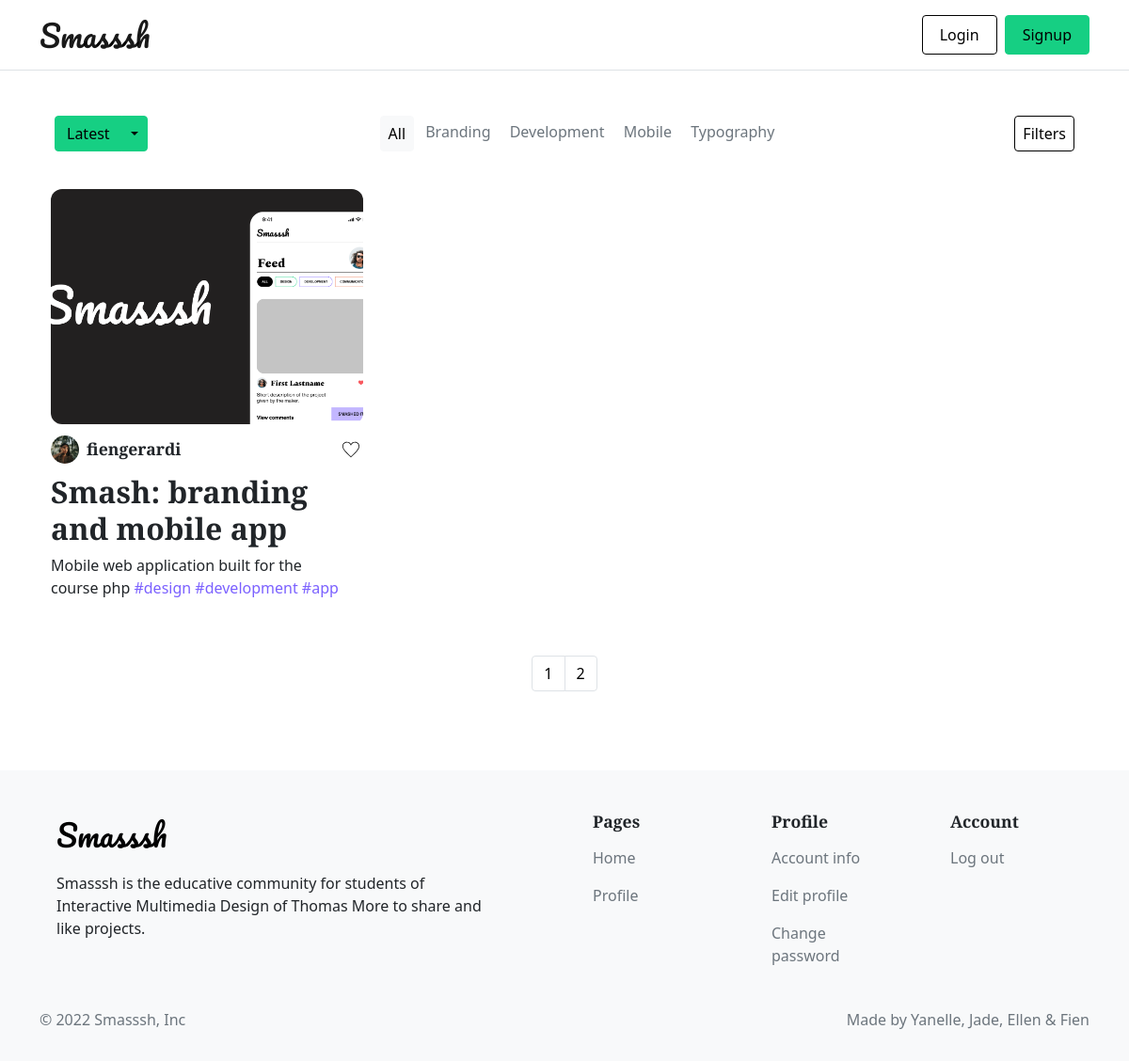
The app's page /index.php?page=2 with its own data.
### tables this page shows
CREATE TABLE `posts` (
  `id` int(11) unsigned NOT NULL AUTO_INCREMENT,
  `title` varchar(300) DEFAULT NULL,
  `date` datetime DEFAULT NULL,
  `image` varchar(300) DEFAULT NULL,
  `description` varchar(300) DEFAULT NULL,
  `user_id` int(11) DEFAULT NULL,
  `isShowcase` tinyint(1) DEFAULT NULL,
  PRIMARY KEY (`id`)
);

CREATE TABLE `users` (
  `id` int(11) unsigned NOT NULL AUTO_INCREMENT,
  `email` varchar(300) DEFAULT NULL,
  `username` varchar(300) DEFAULT NULL,
  `password` varchar(300) DEFAULT NULL,
  `is_admin` tinyint(1) DEFAULT NULL,
  `profile_pic` varchar(300) DEFAULT 'default.png',
  `bio` varchar(300) DEFAULT 'New member of the smash community',
  `education` varchar(300) DEFAULT NULL,
  `second_email` varchar(300) DEFAULT NULL,
  `social_linkedin` varchar(300) DEFAULT NULL,
  `social_github` varchar(300) DEFAULT NULL,
  `social_instagram` varchar(300) DEFAULT NULL,
  PRIMARY KEY (`id`)
);

CREATE TABLE `tags` (
  `id` int(11) NOT NULL AUTO_INCREMENT,
  `tag` varchar(50) DEFAULT NULL,
  `post_id` int(11) DEFAULT NULL,
  PRIMARY KEY (`id`)
);

### classes/Post.php (called while the page is built, shortened)
<?php
class Post
{
    public static function getPosts($sorting, $start, $limit)
    {
        $conn = Db::getInstance();
        $statement = $conn->prepare("SELECT * from posts INNER JOIN users ON posts.user_id = users.id ORDER BY `date` $sorting LIMIT $start, $limit");
        $statement->execute();
        $result = $statement->fetchAll();
        return $result;
    }
    public static function getTagsFromPost($postId)
    {
        $conn = Db::getInstance();
        $statement = $conn->prepare("SELECT * FROM tags WHERE post_id = :postId");
        $statement->bindValue(':postId', $postId);
        $statement->execute();
        $result = $statement->fetchAll();
        return $result;
    }
}

### index.php (the view, shortened to what this page needs)
<?php
    $limit = 15;
    $page = isset($_GET['page']) ? $_GET['page'] : 1;
    $start = ($page -1) * $limit;
    $sorting = 'DESC';
    $posts = Post::getPosts($sorting, $start, $limit);
    $conn = Db::getInstance();
    $result = $conn->query("select count(id) AS id from posts");
    $postCount= $result->fetchAll();
    $total= $postCount[0]['id'];
    $pages= ceil($total / $limit);
?><!DOCTYPE html>
<html lang="en">
<head>
    <?php include_once('style.php'); ?>
</head>
<body>
    <?php require_once("header.php"); ?>
    <div class="container mt-5 mb-5">
        <div class="d-flex justify-content-between align-items-center m-3">
            <div class="btn-group">
                <button type="button" class="btn btn-primary sort-title">
                    <?php if (!empty($_POST['ASC'])): ?>
                        <?php echo "Oldest"; ?>
                    <?php elseif (!empty($_POST['DESC'])): ?>
                        <?php echo "Latest"; ?>
                    <?php elseif (!empty($_POST['following'])): ?>
                        <?php echo "Following"; ?>
                    <?php else: ?>
                        <?php echo "Latest"; ?>
                    <?php endif; ?>
                </button>
                <button type="button" class="btn btn-primary dropdown-toggle dropdown-toggle-split" data-bs-toggle="dropdown" aria-expanded="false">
                </button>
            </div>
            <div class="filter-tags">
                <a href="#" class="px-2 btn btn-light">All</a>
                <a href="#" class="px-2 text-muted">Branding</a>
                <a href="#" class="px-2 text-muted">Development</a>
                <a href="#" class="px-2 text-muted">Mobile</a>
                <a href="#" class="px-2 text-muted">Typography</a>
            </div>
            <div>
                <a href="#" class="px-2 btn btn-outline-primary">Filters</a>
            </div>
        </div>
        <div class="row justify-content-start">
            <?php foreach ($posts as $key => $p): ?>
                <?php if (!isset($_SESSION['id'])) :?>
                    <?php
                        $tags = Post::getTagsFromPost($p[0]);
                    ?>
                    <div class="col-12 col-md-4 p-4">
                        <img src="uploaded_projects/<?php echo $p['image'];?>" width="100%" height="250px" class="img-project-post" style="object-fit:cover">
                        <div class="">
                            <div class="d-flex justify-content-between align-items-center py-2">
                                <div class="d-flex align-items-center justify-content-start">
                                    <img src="profile_pictures/<?php echo $p['profile_pic']; ?>" class="img-profile-post">
                                    <h4 class="pt-2 ps-2"><?php echo $p['username'];?></h4>
                                </div>
                                <div class="d-flex align-items-center">
                                    <img src="assets/images/empty-heart.svg" class="like">
                                </div>
                            </div>
                            <h2><?php echo $p['title']; ?></h2>
                            <p class="pe-4"><?php echo $p['description']; ?>
                                <?php foreach ($tags as $tag): ?>
                                    <span class="link-primary"><?php echo $tag['tag']; ?></span>
                                <?php endforeach; ?>
                            </p>
                        </div>
                    </div>
                <?php endif; ?>
            <?php endforeach; ?>
            <nav aria-label="Results pages">
                <ul class="pagination justify-content-center">
                    <?php for ($i=1; $i<= $pages; $i++): ?>
                    <li class="page-item" aria-current="page">
                        <a href="index.php?page=<?= $i; ?>" class="page-link"><?= $i; ?></a>
                    </li>
                    <?php endfor; ?>
                </ul>
            </nav>
        </div>
    </div>
    <?php require_once("footer.php"); ?>
</body>
</html>

### styles/custom.css (style rules this page uses)
body { box-sizing: border-box; }
.row>* { padding: 20px 30px; }
.img-profile-post { width: 30px; height: 30px; border-radius: 50%; object-fit: cover; }
.img-project-post { border-radius: 12px; }
img.like { width: 18px; }

### styles/button.css (style rules this page uses)
.btn-primary { color: black; background-color: #16CF83; border: 1px solid #16CF83; }
.btn-outline-primary { color: black; border: 1px solid black; }
.link-primary { color: #7B61FF; font-weight: 500; text-decoration: none; }
a { text-decoration: none; color: black; }
.page-link { color: black; }

### records on screen
posts: image (picture), user.profile_pic (picture), user.username "fiengerardi", title "Smash: branding and mobile app", description "Mobile web application built for the course php"
tags: tag "#design"
tags: tag "#development"
tags: tag "#app"
